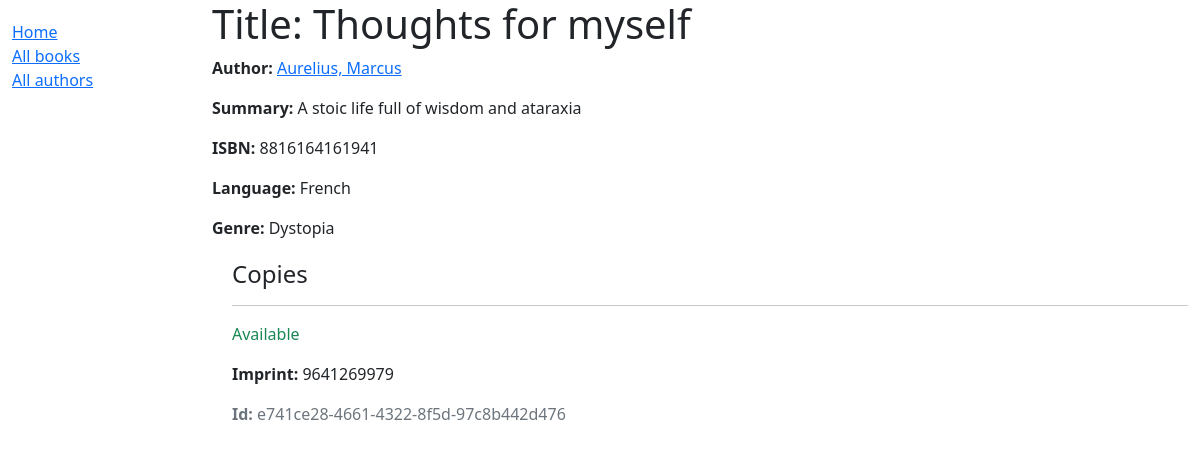
/catalog/book/2, run on the app's committed database.
### catalog/models.py (models this page shows, shortened)
class Book(models.Model):
    title = models.CharField(max_length=200)
    author = models.ForeignKey("Author", on_delete=models.SET_NULL, null=True)
    summary = models.TextField(
        max_length=1000, help_text="Enter a brief description of the book"
    )
    isbn = models.CharField(
        "ISBN",
        max_length=13,
        unique=True,
        help_text='13 Character <a href="https://www.isbn-international.org/content/what-isbn">ISBN number</a>',
    )
    genre = models.ManyToManyField(Genre, help_text="Select a genre for this book")
    language = models.ForeignKey(Language, on_delete=models.SET_NULL, null=True)
    def display_genre(self):
        """Create a string for the Genre. This is required to display genre in Admin."""
        return ", ".join(genre.name for genre in self.genre.all()[:3])
    display_genre.short_description = "Genre"

class Author(models.Model):
    first_name = models.CharField(max_length=100)
    last_name = models.CharField(max_length=100)
    date_of_birth = models.DateField(null=True, blank=True)
    date_of_death = models.DateField("Died", null=True, blank=True)
    class Meta:
        ordering = ["last_name",]
    def __str__(self):
        return f"{self.last_name}, {self.first_name}"

class Language(models.Model):
    name = models.CharField(
        max_length=200,
        help_text="Enter the book's natural language (e.g. English, French, Japanese etc.)",
    )
    def __str__(self):
        return self.name

class Genre(models.Model):
    name = models.CharField(
        max_length=200, help_text="Enter a book genre (e.g. Science Fiction)"
    )
    def __str__(self) -> str:
        return self.name

class BookInstance(models.Model):
    id = models.UUIDField(
        primary_key=True,
        default=uuid.uuid4,
        help_text="Unique ID for this particular book across whole library",
    )
    book = models.ForeignKey("Book", on_delete=models.RESTRICT, null=True)
    imprint = models.CharField(max_length=200)
    due_back = models.DateField(null=True, blank=True)
    LOAN_STATUS = (
        ("m", "Maintenance"),
        ("o", "On loan"),
        ("a", "Available"),
        ("r", "Reserved"),
    )
    status = models.CharField(
        max_length=1,
        choices=LOAN_STATUS,
        blank=True,
        default="m",
        help_text="Book availability",
    )
    class Meta:
        ordering = ["due_back"]

### catalog/views.py (the view)
# urls.py: path("book/<int:pk>", views.BookDetailView.as_view(), name="book-detail"),
class BookDetailView(generic.DetailView):
    model = Book

### catalog/templates/catalog/book_detail.html (shortened to what this page needs)
{% extends "base.html" %}
{% block content %}
<h1>Title: {{ book.title }}</h1>
<p><strong>Author:</strong> <a href="">{{ book.author }}</a></p>
<p><strong>Summary:</strong> {{ book.summary }}</p>
<p><strong>ISBN:</strong> {{ book.isbn }}</p>
<p><strong>Language:</strong> {{ book.language }}</p>
<p><strong>Genre:</strong> {{ book.genre.all|join:", " }}</p>
<div style="margin-left:20px;margin-top:20px">
    <h4>Copies</h4>
    {% for copy in book.bookinstance_set.all %}
    <hr>
    <p
        class="{% if copy.status == 'a' %}text-success{% elif copy.status == 'm' %}text-danger{% else %}text-warning{% endif %}">
        {{ copy.get_status_display }}
    </p>
    <p><strong>Imprint:</strong> {{ copy.imprint }}</p>
    <p class="text-muted"><strong>Id:</strong> {{ copy.id }}</p>
    {% endfor %}
</div>
{% endblock %}

### data on the page
Book: author "Aurelius, Marcus", summary "A stoic life full of wisdom and ataraxia", isbn "8816164161941", language "French", genre.all "Dystopia"
BookInstance: status "Available", imprint "9641269979", id "e741ce28-4661-4322-8f5d-97c8b442d476"
